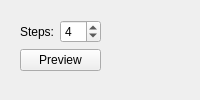
             <widget class="QWidget" name="platenessScaleStepsTab">
              <attribute name="title">
               <string>Range</string>
              </attribute>
              <layout class="QHBoxLayout" name="horizontalLayout_5">
               <item>
                <widget class="QWidget" name="platenessScaleStepsControls" native="true">
                 <property name="sizePolicy">
                  <sizepolicy hsizetype="Minimum" vsizetype="Minimum">
                   <horstretch>0</horstretch>
                   <verstretch>0</verstretch>
                  </sizepolicy>
                 </property>
                 <layout class="QFormLayout" name="formLayout_6">
                  <item row="0" column="0">
                   <widget class="QLabel" name="platenessStepsLabel">
                    <property name="text">
                     <string>Steps:</string>
                    </property>
                   </widget>
                  </item>
                  <item row="0" column="1">
                   <widget class="QSpinBox" name="platenessStepsSpinBox">
                    <property name="value">
                     <number>4</number>
                    </property>
                   </widget>
                  </item>
                  <item row="1" column="0" colspan="2">
                   <widget class="QPushButton" name="platenessScaleStepsPreview">
                    <property name="text">
                     <string>Preview</string>
                    </property>
                   </widget>
                  </item>
                 </layout>
                </widget>
               </item>
               <item>
                <widget class="QWidget" name="widget_9" native="true">
                 <layout class="QVBoxLayout" name="verticalLayout_4">
                  <item>
                   <widget class="QVTKWidget" name="rangeScaleSelectionQVTKView" native="true">
                    <property name="sizePolicy">
                     <sizepolicy hsizetype="Expanding" vsizetype="Expanding">
                      <horstretch>0</horstretch>
                      <verstretch>0</verstretch>
                     </sizepolicy>
                    </property>
                   </widget>
                  </item>
                 </layout>
                </widget>
               </item>
              </layout>
             </widget>
